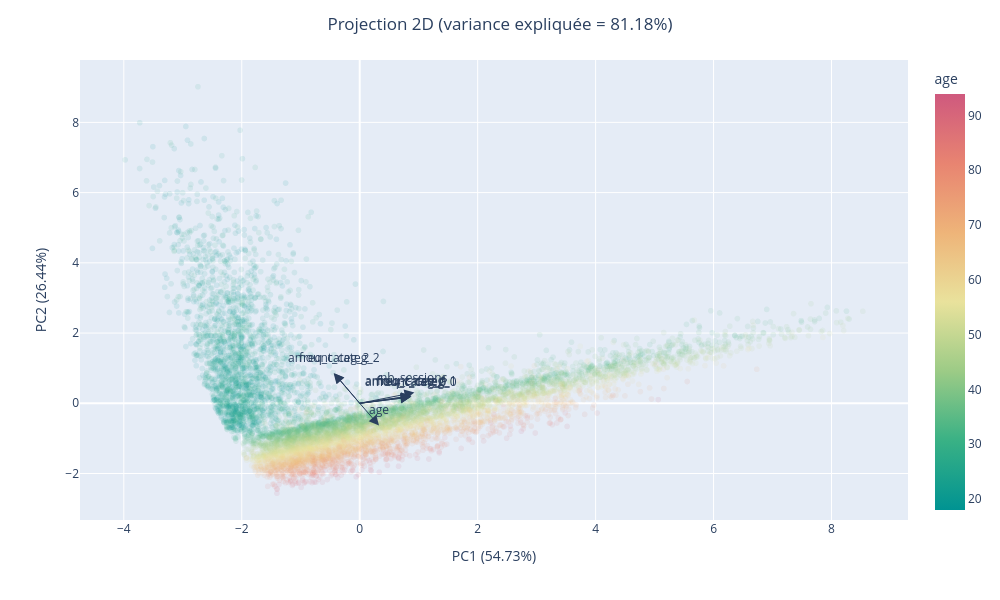

Here is the notebook cell this chart was saved with:
### Code cell
acp_display_2d(1, 2, True)

### Figure 1 — Plotly figure (JSON) as saved in the notebook; plotly's stock layout.template omitted (floating-point values rounded to 4 significant figures; data arrays with more than 128 entries replaced by an {"elided": "..."} marker saying what was removed)
{"data": [{"customdata": {"elided": "8596x8 float values"}, "hovertemplate": "<b>%{hovertext}</b><br><br>PC1 (54.73%)=%{x}<br>PC2 (26.44%)=%{y}<br>age=%{marker.color}<br>nb_sessions=%{customdata[1]}<br>freq_categ_0=%{customdata[2]}<br>freq_categ_1=%{customdata[3]}<br>freq_categ_2=%{customdata[4]}<br>amount_categ_0=%{customdata[5]}<br>amount_categ_1=%{customdata[6]}<br>amount_categ_2=%{customdata[7]}<extra></extra>", "hovertext": {"elided": "8596 str values"}, "legendgroup": "", "marker": {"color": {"elided": "8596 float values"}, "coloraxis": "coloraxis", "symbol": "circle"}, "mode": "markers", "name": "", "opacity": 0.1, "showlegend": false, "type": "scattergl", "x": {"elided": "8596 float values"}, "xaxis": "x", "y": {"elided": "8596 float values"}, "yaxis": "y"}], "layout": {"annotations": [{"arrowhead": 2, "arrowsize": 2, "ax": 0, "axref": "x", "ay": 0, "ayref": "y", "showarrow": true, "x": 0.3274, "xanchor": "right", "y": -0.6317, "yanchor": "top"}, {"ax": 0, "ay": 0, "text": "age", "x": 0.3274, "xanchor": "center", "y": -0.6317, "yanchor": "bottom", "yshift": 5}, {"arrowhead": 2, "arrowsize": 2, "ax": 0, "axref": "x", "ay": 0, "ayref": "y", "showarrow": true, "x": 0.9279, "xanchor": "right", "y": 0.307, "yanchor": "top"}, {"ax": 0, "ay": 0, "text": "nb_sessions", "x": 0.9279, "xanchor": "center", "y": 0.307, "yanchor": "bottom", "yshift": 5}, {"arrowhead": 2, "arrowsize": 2, "ax": 0, "axref": "x", "ay": 0, "ayref": "y", "showarrow": true, "x": 0.8636, "xanchor": "right", "y": 0.1772, "yanchor": "top"}, {"ax": 0, "ay": 0, "text": "freq_categ_0", "x": 0.8636, "xanchor": "center", "y": 0.1772, "yanchor": "bottom", "yshift": 5}, {"arrowhead": 2, "arrowsize": 2, "ax": 0, "axref": "x", "ay": 0, "ayref": "y", "showarrow": true, "x": 0.8801, "xanchor": "right", "y": 0.209, "yanchor": "top"}, {"ax": 0, "ay": 0, "text": "freq_categ_1", "x": 0.8801, "xanchor": "center", "y": 0.209, "yanchor": "bottom", "yshift": 5}, {"arrowhead": 2, "arrowsize": 2, "ax": 0, "axref": "x", "ay": 0, "ayref": "y", "showarrow": true, "x": -0.4413, "xanchor": "right", "y": 0.8575, "yanchor": "top"}, {"ax": 0, "ay": 0, "text": "freq_categ_2", "x": -0.4413, "xanchor": "center", "y": 0.8575, "yanchor": "bottom", "yshift": 5}, {"arrowhead": 2, "arrowsize": 2, "ax": 0, "axref": "x", "ay": 0, "ayref": "y", "showarrow": true, "x": 0.8622, "xanchor": "right", "y": 0.1766, "yanchor": "top"}, {"ax": 0, "ay": 0, "text": "amount_categ_0", "x": 0.8622, "xanchor": "center", "y": 0.1766, "yanchor": "bottom", "yshift": 5}, {"arrowhead": 2, "arrowsize": 2, "ax": 0, "axref": "x", "ay": 0, "ayref": "y", "showarrow": true, "x": 0.8747, "xanchor": "right", "y": 0.209, "yanchor": "top"}, {"ax": 0, "ay": 0, "text": "amount_categ_1", "x": 0.8747, "xanchor": "center", "y": 0.209, "yanchor": "bottom", "yshift": 5}, {"arrowhead": 2, "arrowsize": 2, "ax": 0, "axref": "x", "ay": 0, "ayref": "y", "showarrow": true, "x": -0.4329, "xanchor": "right", "y": 0.8586, "yanchor": "top"}, {"ax": 0, "ay": 0, "text": "amount_categ_2", "x": -0.4329, "xanchor": "center", "y": 0.8586, "yanchor": "bottom", "yshift": 5}], "coloraxis": {"colorbar": {"title": {"text": "age"}}, "colorscale": [[0, "rgb(0, 147, 146)"], [0.1667, "rgb(57, 177, 133)"], [0.3333, "rgb(156, 203, 134)"], [0.5, "rgb(233, 226, 156)"], [0.6667, "rgb(238, 180, 121)"], [0.8333, "rgb(232, 132, 113)"], [1, "rgb(207, 89, 126)"]]}, "height": 600, "legend": {"tracegroupgap": 0}, "margin": {"t": 60}, "title": {"text": "Projection 2D (variance expliquée = 81.18%)", "x": 0.5}, "width": 1000, "xaxis": {"anchor": "y", "domain": [0, 1], "title": {"text": "PC1 (54.73%)"}}, "yaxis": {"anchor": "x", "domain": [0, 1], "title": {"text": "PC2 (26.44%)"}}}}
